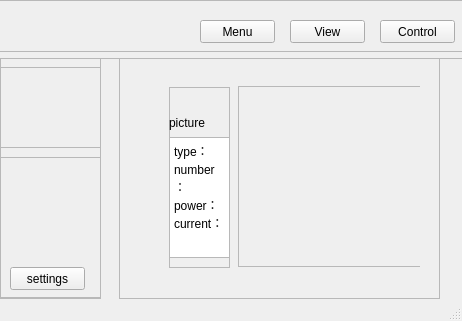
<?xml version="1.0" encoding="UTF-8"?>
<ui version="4.0">
 <class>MainWindow</class>
 <widget class="QMainWindow" name="MainWindow">
  <property name="geometry">
   <rect>
    <x>0</x>
    <y>0</y>
    <width>462</width>
    <height>321</height>
   </rect>
  </property>
  <property name="windowTitle">
   <string>MainWindow</string>
  </property>
  <widget class="QWidget" name="centralwidget">
   <widget class="QWidget" name="">
    <property name="geometry">
     <rect>
      <x>-70</x>
      <y>0</y>
      <width>1031</width>
      <height>611</height>
     </rect>
    </property>
    <layout class="QVBoxLayout" name="verticalLayout">
     <item>
      <widget class="QFrame" name="menu">
       <property name="sizePolicy">
        <sizepolicy hsizetype="Expanding" vsizetype="Expanding">
         <horstretch>0</horstretch>
         <verstretch>1</verstretch>
        </sizepolicy>
       </property>
       <property name="maximumSize">
        <size>
         <width>16777215</width>
         <height>52</height>
        </size>
       </property>
       <property name="frameShape">
        <enum>QFrame::StyledPanel</enum>
       </property>
       <property name="frameShadow">
        <enum>QFrame::Raised</enum>
       </property>
       <widget class="QPushButton" name="pushButton">
        <property name="geometry">
         <rect>
          <x>270</x>
          <y>20</y>
          <width>75</width>
          <height>23</height>
         </rect>
        </property>
        <property name="text">
         <string>Menu</string>
        </property>
       </widget>
       <widget class="QPushButton" name="pushButton_2">
        <property name="geometry">
         <rect>
          <x>360</x>
          <y>20</y>
          <width>75</width>
          <height>23</height>
         </rect>
        </property>
        <property name="text">
         <string>View</string>
        </property>
       </widget>
       <widget class="QPushButton" name="pushButton_3">
        <property name="geometry">
         <rect>
          <x>450</x>
          <y>20</y>
          <width>75</width>
          <height>23</height>
         </rect>
        </property>
        <property name="text">
         <string>Control</string>
        </property>
       </widget>
      </widget>
     </item>
     <item>
      <widget class="QFrame" name="mainbody">
       <property name="sizePolicy">
        <sizepolicy hsizetype="Expanding" vsizetype="Expanding">
         <horstretch>0</horstretch>
         <verstretch>6</verstretch>
        </sizepolicy>
       </property>
       <property name="frameShape">
        <enum>QFrame::StyledPanel</enum>
       </property>
       <property name="frameShadow">
        <enum>QFrame::Raised</enum>
       </property>
       <widget class="QFrame" name="sidebar_2">
        <property name="geometry">
         <rect>
          <x>70</x>
          <y>0</y>
          <width>101</width>
          <height>241</height>
         </rect>
        </property>
        <property name="sizePolicy">
         <sizepolicy hsizetype="Expanding" vsizetype="Expanding">
          <horstretch>3</horstretch>
          <verstretch>0</verstretch>
         </sizepolicy>
        </property>
        <property name="frameShape">
         <enum>QFrame::StyledPanel</enum>
        </property>
        <property name="frameShadow">
         <enum>QFrame::Raised</enum>
        </property>
        <widget class="QFrame" name="status">
         <property name="geometry">
          <rect>
           <x>0</x>
           <y>9</y>
           <width>101</width>
           <height>81</height>
          </rect>
         </property>
         <property name="sizePolicy">
          <sizepolicy hsizetype="Maximum" vsizetype="Expanding">
           <horstretch>0</horstretch>
           <verstretch>1</verstretch>
          </sizepolicy>
         </property>
         <property name="frameShape">
          <enum>QFrame::StyledPanel</enum>
         </property>
         <property name="frameShadow">
          <enum>QFrame::Raised</enum>
         </property>
        </widget>
        <widget class="QFrame" name="warnings">
         <property name="geometry">
          <rect>
           <x>0</x>
           <y>99</y>
           <width>101</width>
           <height>141</height>
          </rect>
         </property>
         <property name="sizePolicy">
          <sizepolicy hsizetype="Maximum" vsizetype="Expanding">
           <horstretch>0</horstretch>
           <verstretch>4</verstretch>
          </sizepolicy>
         </property>
         <property name="frameShape">
          <enum>QFrame::StyledPanel</enum>
         </property>
         <property name="frameShadow">
          <enum>QFrame::Raised</enum>
         </property>
         <widget class="QPushButton" name="pushButton_8">
          <property name="geometry">
           <rect>
            <x>10</x>
            <y>110</y>
            <width>75</width>
            <height>23</height>
           </rect>
          </property>
          <property name="text">
           <string>settings</string>
          </property>
         </widget>
        </widget>
       </widget>
       <widget class="QFrame" name="sidebar">
        <property name="geometry">
         <rect>
          <x>189</x>
          <y>0</y>
          <width>321</width>
          <height>241</height>
         </rect>
        </property>
        <property name="sizePolicy">
         <sizepolicy hsizetype="Expanding" vsizetype="Expanding">
          <horstretch>1</horstretch>
          <verstretch>0</verstretch>
         </sizepolicy>
        </property>
        <property name="frameShape">
         <enum>QFrame::StyledPanel</enum>
        </property>
        <property name="frameShadow">
         <enum>QFrame::Raised</enum>
        </property>
        <widget class="QStackedWidget" name="mainview">
         <property name="geometry">
          <rect>
           <x>50</x>
           <y>9</y>
           <width>251</width>
           <height>211</height>
          </rect>
         </property>
         <property name="sizePolicy">
          <sizepolicy hsizetype="Expanding" vsizetype="Expanding">
           <horstretch>0</horstretch>
           <verstretch>0</verstretch>
          </sizepolicy>
         </property>
         <property name="currentIndex">
          <number>0</number>
         </property>
         <widget class="QWidget" name="page">
          <widget class="QFrame" name="basicinfo">
           <property name="geometry">
            <rect>
             <x>0</x>
             <y>20</y>
             <width>61</width>
             <height>181</height>
            </rect>
           </property>
           <property name="sizePolicy">
            <sizepolicy hsizetype="Expanding" vsizetype="Maximum">
             <horstretch>1</horstretch>
             <verstretch>0</verstretch>
            </sizepolicy>
           </property>
           <property name="frameShape">
            <enum>QFrame::StyledPanel</enum>
           </property>
           <property name="frameShadow">
            <enum>QFrame::Raised</enum>
           </property>
           <widget class="QLabel" name="label">
            <property name="geometry">
             <rect>
              <x>0</x>
              <y>20</y>
              <width>61</width>
              <height>31</height>
             </rect>
            </property>
            <property name="text">
             <string>picture</string>
            </property>
           </widget>
           <widget class="QTextBrowser" name="textBrowser_2">
            <property name="geometry">
             <rect>
              <x>0</x>
              <y>50</y>
              <width>61</width>
              <height>121</height>
             </rect>
            </property>
            <property name="html">
             <string>&lt;!DOCTYPE HTML PUBLIC &quot;-//W3C//DTD HTML 4.0//EN&quot; &quot;http://www.w3.org/TR/REC-html40/strict.dtd&quot;&gt;
&lt;html&gt;&lt;head&gt;&lt;meta name=&quot;qrichtext&quot; content=&quot;1&quot; /&gt;&lt;style type=&quot;text/css&quot;&gt;
p, li { white-space: pre-wrap; }
&lt;/style&gt;&lt;/head&gt;&lt;body style=&quot; font-family:'SimSun'; font-size:9pt; font-weight:400; font-style:normal;&quot;&gt;
&lt;p style=&quot; margin-top:0px; margin-bottom:0px; margin-left:0px; margin-right:0px; -qt-block-indent:0; text-indent:0px;&quot;&gt;type：&lt;/p&gt;
&lt;p style=&quot; margin-top:0px; margin-bottom:0px; margin-left:0px; margin-right:0px; -qt-block-indent:0; text-indent:0px;&quot;&gt;number：&lt;/p&gt;
&lt;p style=&quot; margin-top:0px; margin-bottom:0px; margin-left:0px; margin-right:0px; -qt-block-indent:0; text-indent:0px;&quot;&gt;power：&lt;/p&gt;
&lt;p style=&quot; margin-top:0px; margin-bottom:0px; margin-left:0px; margin-right:0px; -qt-block-indent:0; text-indent:0px;&quot;&gt;current：&lt;/p&gt;&lt;/body&gt;&lt;/html&gt;</string>
            </property>
           </widget>
          </widget>
          <widget class="QFrame" name="realtimeinfo">
           <property name="geometry">
            <rect>
             <x>69</x>
             <y>19</y>
             <width>191</width>
             <height>181</height>
            </rect>
           </property>
           <property name="sizePolicy">
            <sizepolicy hsizetype="Expanding" vsizetype="Maximum">
             <horstretch>4</horstretch>
             <verstretch>0</verstretch>
            </sizepolicy>
           </property>
           <property name="frameShape">
            <enum>QFrame::StyledPanel</enum>
           </property>
           <property name="frameShadow">
            <enum>QFrame::Raised</enum>
           </property>
          </widget>
         </widget>
         <widget class="QWidget" name="page_3">
          <widget class="QFrame" name="basicinfo_2">
           <property name="geometry">
            <rect>
             <x>0</x>
             <y>20</y>
             <width>61</width>
             <height>181</height>
            </rect>
           </property>
           <property name="sizePolicy">
            <sizepolicy hsizetype="Expanding" vsizetype="Maximum">
             <horstretch>1</horstretch>
             <verstretch>0</verstretch>
            </sizepolicy>
           </property>
           <property name="frameShape">
            <enum>QFrame::StyledPanel</enum>
           </property>
           <property name="frameShadow">
            <enum>QFrame::Raised</enum>
           </property>
           <widget class="QLabel" name="label_2">
            <property name="geometry">
             <rect>
              <x>0</x>
              <y>20</y>
              <width>61</width>
              <height>31</height>
             </rect>
            </property>
            <property name="text">
             <string>picture</string>
            </property>
           </widget>
           <widget class="QTextBrowser" name="textBrowser_3">
            <property name="geometry">
             <rect>
              <x>0</x>
              <y>50</y>
              <width>61</width>
              <height>121</height>
             </rect>
            </property>
            <property name="html">
             <string>&lt;!DOCTYPE HTML PUBLIC &quot;-//W3C//DTD HTML 4.0//EN&quot; &quot;http://www.w3.org/TR/REC-html40/strict.dtd&quot;&gt;
&lt;html&gt;&lt;head&gt;&lt;meta name=&quot;qrichtext&quot; content=&quot;1&quot; /&gt;&lt;style type=&quot;text/css&quot;&gt;
p, li { white-space: pre-wrap; }
&lt;/style&gt;&lt;/head&gt;&lt;body style=&quot; font-family:'SimSun'; font-size:9pt; font-weight:400; font-style:normal;&quot;&gt;
&lt;p style=&quot; margin-top:0px; margin-bottom:0px; margin-left:0px; margin-right:0px; -qt-block-indent:0; text-indent:0px;&quot;&gt;type：&lt;/p&gt;
&lt;p style=&quot; margin-top:0px; margin-bottom:0px; margin-left:0px; margin-right:0px; -qt-block-indent:0; text-indent:0px;&quot;&gt;number：&lt;/p&gt;
&lt;p style=&quot; margin-top:0px; margin-bottom:0px; margin-left:0px; margin-right:0px; -qt-block-indent:0; text-indent:0px;&quot;&gt;power：&lt;/p&gt;
&lt;p style=&quot; margin-top:0px; margin-bottom:0px; margin-left:0px; margin-right:0px; -qt-block-indent:0; text-indent:0px;&quot;&gt;current：&lt;/p&gt;&lt;/body&gt;&lt;/html&gt;</string>
            </property>
           </widget>
          </widget>
          <widget class="QFrame" name="real_time_table">
           <property name="geometry">
            <rect>
             <x>80</x>
             <y>20</y>
             <width>191</width>
             <height>121</height>
            </rect>
           </property>
           <property name="sizePolicy">
            <sizepolicy hsizetype="Preferred" vsizetype="Expanding">
             <horstretch>0</horstretch>
             <verstretch>3</verstretch>
            </sizepolicy>
           </property>
           <property name="frameShape">
            <enum>QFrame::StyledPanel</enum>
           </property>
           <property name="frameShadow">
            <enum>QFrame::Raised</enum>
           </property>
          </widget>
          <widget class="QFrame" name="control">
           <property name="geometry">
            <rect>
             <x>80</x>
             <y>149</y>
             <width>191</width>
             <height>41</height>
            </rect>
           </property>
           <property name="sizePolicy">
            <sizepolicy hsizetype="Preferred" vsizetype="Expanding">
             <horstretch>0</horstretch>
             <verstretch>1</verstretch>
            </sizepolicy>
           </property>
           <property name="frameShape">
            <enum>QFrame::StyledPanel</enum>
           </property>
           <property name="frameShadow">
            <enum>QFrame::Raised</enum>
           </property>
           <widget class="QPushButton" name="pushButton_4">
            <property name="geometry">
             <rect>
              <x>0</x>
              <y>10</y>
              <width>31</width>
              <height>23</height>
             </rect>
            </property>
            <property name="text">
             <string>acc</string>
            </property>
           </widget>
           <widget class="QPushButton" name="pushButton_5">
            <property name="geometry">
             <rect>
              <x>40</x>
              <y>10</y>
              <width>31</width>
              <height>23</height>
             </rect>
            </property>
            <property name="text">
             <string>slow</string>
            </property>
           </widget>
           <widget class="QPushButton" name="pushButton_6">
            <property name="geometry">
             <rect>
              <x>80</x>
              <y>10</y>
              <width>31</width>
              <height>23</height>
             </rect>
            </property>
            <property name="text">
             <string>stop</string>
            </property>
           </widget>
           <widget class="QPushButton" name="pushButton_7">
            <property name="geometry">
             <rect>
              <x>120</x>
              <y>10</y>
              <width>31</width>
              <height>23</height>
             </rect>
            </property>
            <property name="text">
             <string>turn</string>
            </property>
           </widget>
          </widget>
         </widget>
         <widget class="QWidget" name="page_2">
          <widget class="QTextBrowser" name="textBrowser">
           <property name="geometry">
            <rect>
             <x>0</x>
             <y>20</y>
             <width>256</width>
             <height>192</height>
            </rect>
           </property>
           <property name="html">
            <string>&lt;!DOCTYPE HTML PUBLIC &quot;-//W3C//DTD HTML 4.0//EN&quot; &quot;http://www.w3.org/TR/REC-html40/strict.dtd&quot;&gt;
&lt;html&gt;&lt;head&gt;&lt;meta name=&quot;qrichtext&quot; content=&quot;1&quot; /&gt;&lt;style type=&quot;text/css&quot;&gt;
p, li { white-space: pre-wrap; }
&lt;/style&gt;&lt;/head&gt;&lt;body style=&quot; font-family:'SimSun'; font-size:9pt; font-weight:400; font-style:normal;&quot;&gt;
&lt;p style=&quot; margin-top:0px; margin-bottom:0px; margin-left:0px; margin-right:0px; -qt-block-indent:0; text-indent:0px;&quot;&gt;&lt;span style=&quot; font-size:14pt;&quot;&gt;Lululalala&lt;/span&gt;&lt;/p&gt;
&lt;p style=&quot;-qt-paragraph-type:empty; margin-top:0px; margin-bottom:0px; margin-left:0px; margin-right:0px; -qt-block-indent:0; text-indent:0px; font-size:14pt;&quot;&gt;&lt;br /&gt;&lt;/p&gt;
&lt;p style=&quot; margin-top:0px; margin-bottom:0px; margin-left:0px; margin-right:0px; -qt-block-indent:0; text-indent:0px;&quot;&gt;冬眠的假期刚刚结束&lt;/p&gt;
&lt;p style=&quot; margin-top:0px; margin-bottom:0px; margin-left:0px; margin-right:0px; -qt-block-indent:0; text-indent:0px;&quot;&gt;我还有点糊涂&lt;/p&gt;
&lt;p style=&quot; margin-top:0px; margin-bottom:0px; margin-left:0px; margin-right:0px; -qt-block-indent:0; text-indent:0px;&quot;&gt;baladelade&lt;/p&gt;
&lt;p style=&quot; margin-top:0px; margin-bottom:0px; margin-left:0px; margin-right:0px; -qt-block-indent:0; text-indent:0px;&quot;&gt;鸟儿在头顶把森林叫醒&lt;/p&gt;&lt;/body&gt;&lt;/html&gt;</string>
           </property>
          </widget>
         </widget>
        </widget>
       </widget>
      </widget>
     </item>
    </layout>
   </widget>
  </widget>
  <widget class="QStatusBar" name="statusbar"/>
 </widget>
 <resources/>
 <connections/>
</ui>
